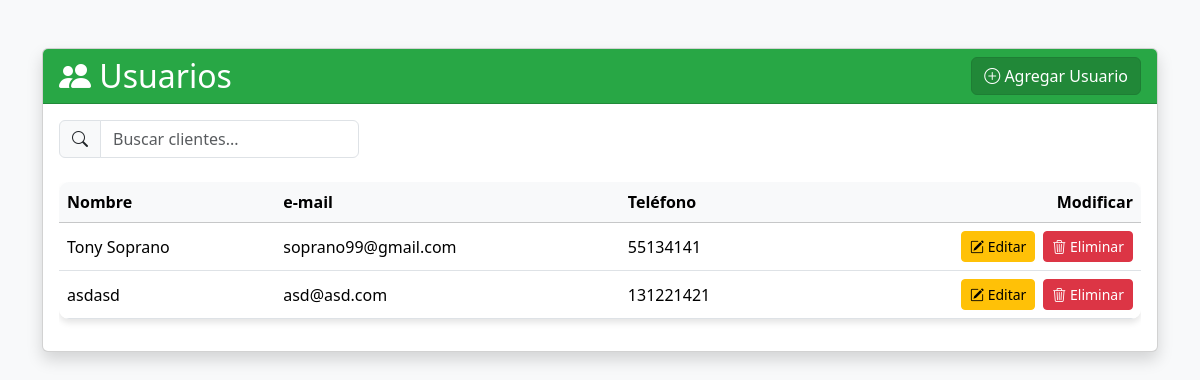
Before: / with the older database file.
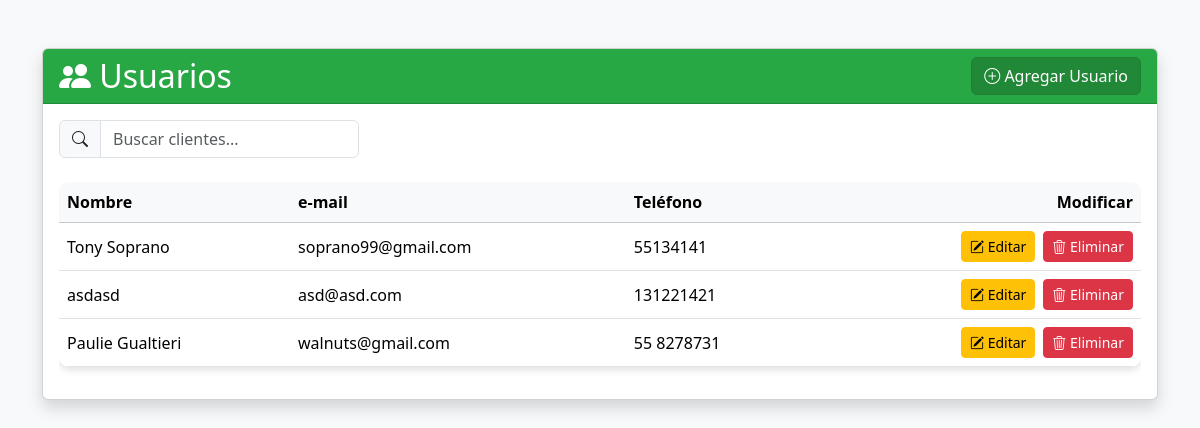
After: the same page with the newer database file.
### vforce/models.py (models this page shows, shortened)
class Cliente(models.Model):
    nombre = models.CharField(max_length=30)  # Campo de texto para el nombre del cliente
    email = models.EmailField(unique=True)  # Campo de correo electrónico único
    telefono = models.CharField(max_length=10)  # Campo de texto para el teléfono
    fecha_registro = models.DateTimeField(auto_now_add=True)  # Fecha de registro, se añade automáticamente

### vforce/views.py (the view)
# urls.py: path('', views.lista_clientes, name='lista_clientes'),  # Ruta raíz de la app, muestra la lista de clientes
def lista_clientes(request):
    clientes = Cliente.objects.all()  # Obtiene todos los clientes
    return render(request, 'vforce/lista_clientes.html', {'clientes': clientes})  # Renderiza la lista de clientes

### vforce/templates/vforce/lista_clientes.html (shortened to what this page needs)
<!DOCTYPE html>
<html lang="es" data-bs-theme="light">
<head>
    <link href="https://cdn.jsdelivr.net/npm/bootstrap@5.3.3/dist/css/bootstrap.min.css" rel="stylesheet">
    <link rel="stylesheet" href="https://cdn.jsdelivr.net/npm/bootstrap-icons@1.11.3/font/bootstrap-icons.min.css">
</head>
<body class="bg-body-tertiary">
    <div class="container py-5">
        <div class="card shadow">
            <div class="card-header d-flex justify-content-between align-items-center">
                <h2 class="mb-0">
                    <i class="bi bi-people-fill"></i>
                    Usuarios
                </h2>
                <div class="d-flex align-items-center gap-3">
                    <a href="{% url 'crear_cliente' %}" class="btn btn-success">
                        <i class="bi bi-plus-circle"></i> Agregar Usuario
                    </a>
                </div>
            </div>
            <div class="card-body">
                <div class="mb-4">
                    <div class="input-group search-box">
                        <span class="input-group-text">
                            <i class="bi bi-search"></i>
                        </span>
                        <input type="text" id="searchInput" class="form-control"
                               placeholder="Buscar clientes...">
                    </div>
                </div>
                <div class="table-responsive">
                    <table class="table table-hover align-middle" id="clientTable">
                        <thead class="table-light">
                            <tr>
                                <th>Nombre</th>
                                <th>e-mail</th>
                                <th>Teléfono</th>
                                <th class="text-end">Modificar</th>
                            </tr>
                        </thead>
                        <tbody>
                            {% for cliente in clientes %}
                            <tr>
                                <td>{{ cliente.nombre }}</td>
                                <td>{{ cliente.email }}</td>
                                <td>{{ cliente.telefono }}</td>
                                <td class="text-end">
                                    <div class="d-flex gap-2 justify-content-end">
                                        <a href="{% url 'editar_cliente' cliente.id %}"
                                           class="btn btn-warning btn-sm">
                                            <i class="bi bi-pencil-square"></i> Editar
                                        </a>
                                        <a href="{% url 'eliminar_cliente' cliente.id %}"
                                           class="btn btn-danger btn-sm" onclick="return confirm('¿Estás seguro de que deseas eliminar este cliente?');">
                                            <i class="bi bi-trash3"></i> Eliminar
                                        </a>
                                    </div>
                                </td>
                            </tr>
                            {% empty %}
                            <tr>
                                <td colspan="4" class="text-center text-muted py-4">
                                    <i class="bi bi-exclamation-circle"></i> No hay clientes registrados
                                </td>
                            </tr>
                            {% endfor %}
                        </tbody>
                    </table>
                </div>
            </div>
        </div>
    </div>
</body>
</html>

### vforce/templates/vforce/lista_clientes.html (style rules this page uses)
.card-header { background-color: #28a745; color: white; }
.btn-success { background-color: #218838; border-color: #1e7e34; }
.btn-warning { background-color: #ffc107; border-color: #ffc107; }
.btn-danger { background-color: #dc3545; border-color: #dc3545; }
.search-box { max-width: 300px; transition: all 0.3s ease; }
.table { border-radius: 10px; overflow: hidden; box-shadow: 0 4px 6px rgba(0, 0, 0, 0.1); }

Changed rows visible on the page:
added Cliente: nombre "Paulie Gualtieri", email "walnuts@gmail.com", telefono "55 8278731"
